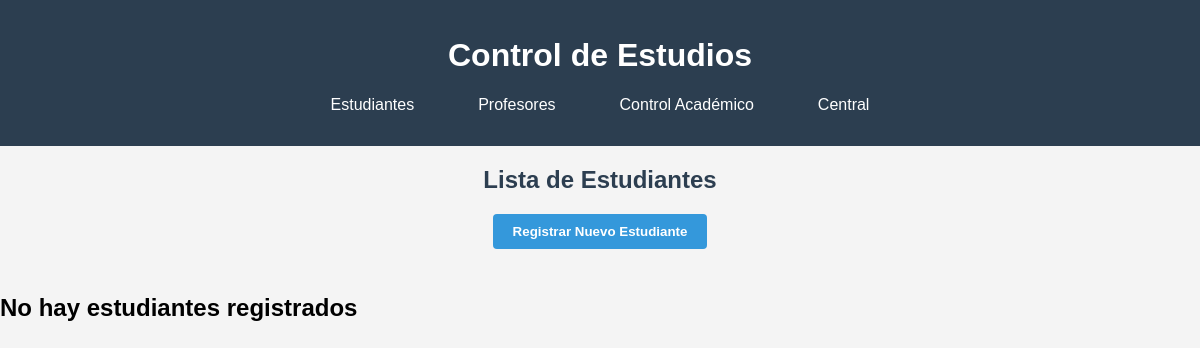
The page /estudiantes/ on the database as committed earlier.
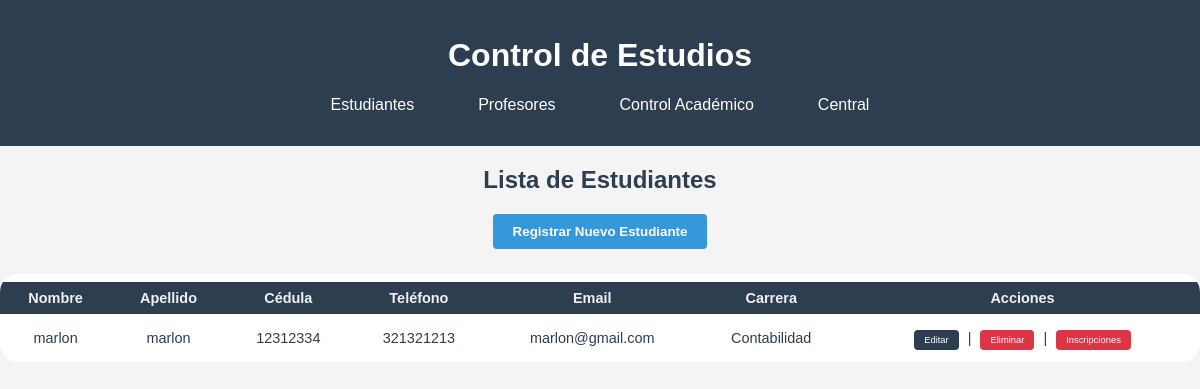
The same page on the database as committed later.
### modulos/estudiantes/models.py (models this page shows, shortened)
class Estudiante(Persona):
    __tablename__ = 'estudiantes'
    cedula = db.Column(db.String(20), db.ForeignKey('personas.cedula'), primary_key=True)
    carrera_id = db.Column(db.Integer, db.ForeignKey('carreras.id'), nullable=True)
    solvente = db.Column(db.Boolean, default = False)
    carrera = db.relationship('Carrera', back_populates='estudiantes')
    inscripciones = db.relationship('Inscripcion', back_populates='estudiante', cascade="all, delete-orphan")
    notas = db.relationship('Nota', back_populates='estudiante', cascade="all, delete-orphan")
    __mapper_args__ = {
        'polymorphic_identity': 'estudiante',
    }

### modulos/central/models.py (models this page shows, shortened)
class Persona(db.Model):
    __tablename__ = 'personas'
    cedula = db.Column(db.String(20), primary_key=True, unique=True)
    nombre = db.Column(db.String(100), nullable=False)
    apellido = db.Column(db.String(100), nullable=False)
    numero_telefono = db.Column(db.Integer)
    correo_electronico = db.Column(db.String(100), unique=True, nullable=False)
    usuario = db.Column(db.String(50), unique=True, nullable=False)
    contrasenia = db.Column(db.String(100), nullable=False)
    rol = db.Column(db.String(20), nullable=False)
    __mapper_args__ = {
        'polymorphic_identity': 'persona',
        'polymorphic_on': rol
    }

### modulos/control_academico/models.py (models this page shows, shortened)
class Carrera(db.Model):
    __tablename__ = 'carreras'
    id = db.Column(db.Integer, primary_key=True)
    nombre = db.Column(db.String(100), nullable=False, unique=True)
    programas = db.relationship('Programa', back_populates='carrera')
    estudiantes = db.relationship('Estudiante', back_populates='carrera')

### modulos/estudiantes/routes.py (the view)
@bp.route('/')
def index():
    estudiantes = Estudiante.query.all()
    return render_template('estudiantes/listar_estudiantes.html', estudiantes=estudiantes)

### modulos/estudiantes/templates/estudiantes/listar_estudiantes.html (shortened to what this page needs)
{% extends "central/base.html" %}
{% block content %}
<h2 class="titulo-estudiantes">Lista de Estudiantes</h2>
<a href="{{ url_for('estudiantes.nuevo_estudiante') }}">
    <button type="button" class="btn-nuevo-estudiante">Registrar Nuevo Estudiante</button>
</a>
<div class="tabla-estudiantes-contenedor">
    {% if estudiantes %}
        <table class="tabla-estudiantes">
            <thead>
                <tr>
                    <th>Nombre</th>
                    <th>Apellido</th>
                    <th>Cédula</th>
                    <th>Teléfono</th>
                    <th>Email</th>
                    <th>Carrera</th>
                    <th>Acciones</th>
                </tr>
            </thead>
            <tbody>
                {% for estudiante in estudiantes %}
                <tr>
                    <td>{{ estudiante.nombre }}</td>
                    <td>{{ estudiante.apellido }}</td>
                    <td>{{ estudiante.cedula }}</td>
                    <td>{{ estudiante.numero_telefono }}</td>
                    <td>{{ estudiante.correo_electronico }}</td>
                    <td>{{ estudiante.carrera.nombre }}</td>
                    <td>
                        <a href="{{ url_for('estudiantes.editar_estudiante', cedula=estudiante.cedula) }}" class="btn-accion editar">Editar</a> |
                        <a href="{{ url_for('estudiantes.eliminar_estudiante', cedula=estudiante.cedula) }}" class="btn-accion eliminar">Eliminar</a> |
                        <a href="{{ url_for('estudiantes.inscripciones', cedula=estudiante.cedula) }}" class="btn-accion eliminar">Inscripciones</a>
                    </td>
                </tr>
                {% endfor %}
            </tbody>
        </table>
    {% else %}
        <h2>No hay estudiantes registrados</h2>
    {% endif %}
</div>
{% endblock %}

### modulos/central/templates/central/base.html (shortened to what this page needs)
<!DOCTYPE html>
<html>
<head>
    <link rel="stylesheet" href="{{ url_for('static', filename='css/style.css') }}">
</head>
<body>
    <header>
        <h1>Control de Estudios</h1>
        <nav>
            <ul>
                <li><a href="{{ url_for('estudiantes.index') }}">Estudiantes</a></li>
                <li><a href="{{ url_for('profesores.index') }}">Profesores</a></li>
                <li><a href="{{ url_for('control_academico.index') }}">Control Académico</a></li>
                <li><a href="{{ url_for('central.index') }}">Central</a></li>
            </ul>
        </nav>
    </header>
    <main>
        {% block content %}{% endblock %}
    </main>
</body>
</html>

### modulos/static/css/style.css (style rules this page uses)
body { font-family: Arial, sans-serif; margin: 0; padding: 0; background-color: #f4f4f4; }
header { background-color: #2c3e50; color: white; padding: 1rem; text-align: center; }
nav ul { list-style: none; padding: 0; display: flex; justify-content: center; gap: 2rem; }
nav a { color: white; text-decoration: none; padding: 0.5rem 1rem; border-radius: 4px; transition: background-color 0.3s; }
.titulo-estudiantes { text-align: center; margin-top: 20px; color: #2c3e50; }
a { text-decoration: none ; }
.btn-nuevo-estudiante { text-decoration: none; display: block; margin: 15px auto 25px auto; padding: 10px 20px; background-color: #3498db; color: white; border: none; border-radius: 4px; font-weight: bold; cursor: pointer; transition: background 0.2s; }
.tabla-estudiantes-contenedor { overflow-x: auto; margin: 0 auto; max-width: 2000px; }
.tabla-estudiantes { width: 100%; max-width: 1500; margin: 0 auto 30px auto; border-collapse: separate; border-spacing: 0 8px; border-radius: 18px; margin-bottom: 30px; background: #fff; overflow: hidden; }
.tabla-estudiantes th, .tabla-estudiantes td { padding: 8px 12px; text-align: center; }
.tabla-estudiantes, .tabla-estudiantes th, .tabla-estudiantes td { font-family: Arial, sans-serif; font-size: 0.95em; color: #2c3e50; }
.tabla-estudiantes th { background-color: #2c3e50; color: #f1f0f0; }
.btn-accion { padding: 2px 6px; border-radius: 2px; text-decoration: none; font-size: 0.65em; margin: 0 1px; }
.btn-accion.editar { background: #2c3e50; color: white; }
.btn-accion.eliminar { background: #2c3e50; color: white; }
.btn-accion { padding: 5px 10px; border-radius: 4px; text-decoration: none; color: white; margin: 0 5px; }
.btn-accion.eliminar { background-color: #dc3545; }

Rows that differ between the two databases and show on the page:
added Estudiante: nombre "marlon", apellido "marlon", cedula "12312334", numero_telefono "321321213", correo_electronico "marlon@gmail.com", carrera.nombre "Contabilidad"
Other text that changed with them:
text no longer shown: "No hay estudiantes registrados"
text now shown: "Nombre Apellido Cédula Teléfono Email Carrera Acciones"
